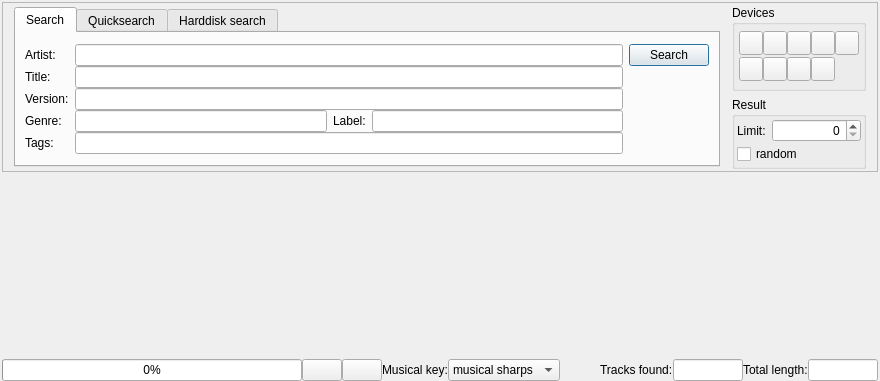
<?xml version="1.0" encoding="UTF-8"?>
<ui version="4.0">
 <class>searchClass</class>
 <widget class="QWidget" name="searchClass">
  <property name="geometry">
   <rect>
    <x>0</x>
    <y>0</y>
    <width>798</width>
    <height>381</height>
   </rect>
  </property>
  <property name="windowTitle">
   <string>WinMusik Search</string>
  </property>
  <property name="windowIcon">
   <iconset resource="../resources.qrc">
    <normaloff>:/devices48/resources/tr48x48-0012.png</normaloff>:/devices48/resources/tr48x48-0012.png</iconset>
  </property>
  <layout class="QVBoxLayout" name="verticalLayout_3">
   <property name="leftMargin">
    <number>2</number>
   </property>
   <property name="topMargin">
    <number>2</number>
   </property>
   <property name="rightMargin">
    <number>2</number>
   </property>
   <property name="bottomMargin">
    <number>0</number>
   </property>
   <item>
    <widget class="QFrame" name="frame">
     <property name="minimumSize">
      <size>
       <width>0</width>
       <height>0</height>
      </size>
     </property>
     <property name="maximumSize">
      <size>
       <width>16777215</width>
       <height>170</height>
      </size>
     </property>
     <property name="frameShape">
      <enum>QFrame::StyledPanel</enum>
     </property>
     <property name="frameShadow">
      <enum>QFrame::Raised</enum>
     </property>
     <layout class="QHBoxLayout" name="horizontalLayout">
      <property name="spacing">
       <number>6</number>
      </property>
      <property name="topMargin">
       <number>2</number>
      </property>
      <property name="bottomMargin">
       <number>2</number>
      </property>
      <item>
       <widget class="QTabWidget" name="tabWidget">
        <property name="enabled">
         <bool>true</bool>
        </property>
        <property name="maximumSize">
         <size>
          <width>16777215</width>
          <height>160</height>
         </size>
        </property>
        <property name="tabShape">
         <enum>QTabWidget::Rounded</enum>
        </property>
        <property name="currentIndex">
         <number>0</number>
        </property>
        <property name="elideMode">
         <enum>Qt::ElideNone</enum>
        </property>
        <property name="usesScrollButtons">
         <bool>true</bool>
        </property>
        <widget class="QWidget" name="tab">
         <attribute name="icon">
          <iconset resource="../resources.qrc">
           <normaloff>:/icons/resources/viewmag.png</normaloff>:/icons/resources/viewmag.png</iconset>
         </attribute>
         <attribute name="title">
          <string>Search</string>
         </attribute>
         <layout class="QVBoxLayout" name="verticalLayout">
          <property name="spacing">
           <number>2</number>
          </property>
          <property name="margin">
           <number>9</number>
          </property>
          <item>
           <layout class="QGridLayout">
            <property name="horizontalSpacing">
             <number>6</number>
            </property>
            <property name="verticalSpacing">
             <number>0</number>
            </property>
            <item row="0" column="0">
             <widget class="QLabel" name="label">
              <property name="text">
               <string>Artist:</string>
              </property>
             </widget>
            </item>
            <item row="0" column="1">
             <widget class="QLineEdit" name="artist"/>
            </item>
            <item row="1" column="0">
             <widget class="QLabel" name="label_2">
              <property name="text">
               <string>Title:</string>
              </property>
             </widget>
            </item>
            <item row="1" column="1">
             <widget class="QLineEdit" name="title"/>
            </item>
            <item row="2" column="0">
             <widget class="QLabel" name="label_6">
              <property name="text">
               <string>Version:</string>
              </property>
             </widget>
            </item>
            <item row="3" column="0">
             <widget class="QLabel" name="label_7">
              <property name="text">
               <string>Genre:</string>
              </property>
             </widget>
            </item>
            <item row="4" column="0">
             <widget class="QLabel" name="label_8">
              <property name="text">
               <string>Tags:</string>
              </property>
             </widget>
            </item>
            <item row="2" column="1">
             <widget class="QLineEdit" name="version"/>
            </item>
            <item row="4" column="1">
             <widget class="QLineEdit" name="tags"/>
            </item>
            <item row="0" column="2">
             <widget class="QPushButton" name="searchButton">
              <property name="text">
               <string>Search</string>
              </property>
              <property name="icon">
               <iconset resource="../resources.qrc">
                <normaloff>:/icons/resources/next.png</normaloff>:/icons/resources/next.png</iconset>
              </property>
              <property name="iconSize">
               <size>
                <width>16</width>
                <height>16</height>
               </size>
              </property>
              <property name="autoDefault">
               <bool>true</bool>
              </property>
              <property name="default">
               <bool>true</bool>
              </property>
             </widget>
            </item>
            <item row="3" column="1">
             <layout class="QHBoxLayout" name="horizontalLayout_8">
              <item>
               <widget class="QLineEdit" name="genre"/>
              </item>
              <item>
               <widget class="QLabel" name="label_12">
                <property name="text">
                 <string>Label:</string>
                </property>
               </widget>
              </item>
              <item>
               <widget class="QLineEdit" name="recordLabel"/>
              </item>
             </layout>
            </item>
           </layout>
          </item>
         </layout>
        </widget>
        <widget class="QWidget" name="tab_2">
         <attribute name="title">
          <string>Quicksearch</string>
         </attribute>
         <layout class="QVBoxLayout" name="verticalLayout_4">
          <property name="spacing">
           <number>0</number>
          </property>
          <item>
           <layout class="QFormLayout" name="formLayout">
            <property name="horizontalSpacing">
             <number>6</number>
            </property>
            <property name="verticalSpacing">
             <number>2</number>
            </property>
            <property name="topMargin">
             <number>0</number>
            </property>
            <item row="1" column="0">
             <widget class="QLabel" name="label_4">
              <property name="text">
               <string>Query:</string>
              </property>
             </widget>
            </item>
            <item row="1" column="1">
             <layout class="QHBoxLayout" name="horizontalLayout_3">
              <property name="spacing">
               <number>6</number>
              </property>
              <item>
               <widget class="QLineEdit" name="query"/>
              </item>
              <item>
               <widget class="QPushButton" name="quicksearchButton">
                <property name="text">
                 <string>Search</string>
                </property>
                <property name="icon">
                 <iconset resource="../resources.qrc">
                  <normaloff>:/icons/resources/next.png</normaloff>:/icons/resources/next.png</iconset>
                </property>
                <property name="iconSize">
                 <size>
                  <width>16</width>
                  <height>16</height>
                 </size>
                </property>
                <property name="default">
                 <bool>true</bool>
                </property>
               </widget>
              </item>
             </layout>
            </item>
            <item row="2" column="0">
             <widget class="QLabel" name="label_9">
              <property name="sizePolicy">
               <sizepolicy hsizetype="Preferred" vsizetype="Preferred">
                <horstretch>0</horstretch>
                <verstretch>0</verstretch>
               </sizepolicy>
              </property>
              <property name="text">
               <string>Search in:</string>
              </property>
              <property name="alignment">
               <set>Qt::AlignLeading|Qt::AlignLeft|Qt::AlignVCenter</set>
              </property>
             </widget>
            </item>
            <item row="2" column="1">
             <layout class="QHBoxLayout" name="horizontalLayout_7">
              <property name="topMargin">
               <number>0</number>
              </property>
              <item>
               <layout class="QGridLayout" name="gridLayout">
                <property name="horizontalSpacing">
                 <number>6</number>
                </property>
                <property name="verticalSpacing">
                 <number>2</number>
                </property>
                <item row="0" column="0">
                 <widget class="QCheckBox" name="searchArtist">
                  <property name="text">
                   <string>Artist</string>
                  </property>
                  <property name="checked">
                   <bool>true</bool>
                  </property>
                 </widget>
                </item>
                <item row="0" column="1">
                 <widget class="QCheckBox" name="searchTitle">
                  <property name="text">
                   <string>Title</string>
                  </property>
                  <property name="checked">
                   <bool>true</bool>
                  </property>
                 </widget>
                </item>
                <item row="0" column="2">
                 <widget class="QCheckBox" name="searchVersion">
                  <property name="text">
                   <string>Version</string>
                  </property>
                  <property name="checked">
                   <bool>true</bool>
                  </property>
                 </widget>
                </item>
                <item row="0" column="3">
                 <widget class="QCheckBox" name="searchGenre">
                  <property name="text">
                   <string>Genre</string>
                  </property>
                  <property name="checked">
                   <bool>true</bool>
                  </property>
                 </widget>
                </item>
                <item row="1" column="0">
                 <widget class="QCheckBox" name="searchAlbum">
                  <property name="text">
                   <string>Album</string>
                  </property>
                  <property name="checked">
                   <bool>true</bool>
                  </property>
                 </widget>
                </item>
                <item row="1" column="1">
                 <widget class="QCheckBox" name="searchRemarks">
                  <property name="text">
                   <string>Remarks</string>
                  </property>
                  <property name="checked">
                   <bool>true</bool>
                  </property>
                 </widget>
                </item>
                <item row="1" column="2">
                 <widget class="QCheckBox" name="searchTags">
                  <property name="text">
                   <string>Tags</string>
                  </property>
                  <property name="checked">
                   <bool>true</bool>
                  </property>
                 </widget>
                </item>
                <item row="1" column="3">
                 <widget class="QCheckBox" name="searchLabel">
                  <property name="text">
                   <string>Label</string>
                  </property>
                  <property name="checked">
                   <bool>true</bool>
                  </property>
                 </widget>
                </item>
               </layout>
              </item>
              <item>
               <spacer name="horizontalSpacer_3">
                <property name="orientation">
                 <enum>Qt::Horizontal</enum>
                </property>
                <property name="sizeHint" stdset="0">
                 <size>
                  <width>40</width>
                  <height>20</height>
                 </size>
                </property>
               </spacer>
              </item>
             </layout>
            </item>
           </layout>
          </item>
          <item>
           <spacer name="verticalSpacer_4">
            <property name="orientation">
             <enum>Qt::Vertical</enum>
            </property>
            <property name="sizeHint" stdset="0">
             <size>
              <width>20</width>
              <height>40</height>
             </size>
            </property>
           </spacer>
          </item>
          <item>
           <layout class="QHBoxLayout" name="horizontalLayout_4">
            <item>
             <widget class="QCheckBox" name="watchClipboard">
              <property name="text">
               <string>watch Clipboard</string>
              </property>
             </widget>
            </item>
           </layout>
          </item>
         </layout>
        </widget>
        <widget class="QWidget" name="Seite">
         <attribute name="title">
          <string>Harddisk search</string>
         </attribute>
         <layout class="QVBoxLayout" name="verticalLayout_5">
          <item>
           <layout class="QHBoxLayout" name="horizontalLayout_5">
            <item>
             <widget class="QLabel" name="label_5">
              <property name="text">
               <string>Query:</string>
              </property>
             </widget>
            </item>
            <item>
             <widget class="QLineEdit" name="query_harddisk"/>
            </item>
            <item>
             <widget class="QPushButton" name="hardDiskSearchButton">
              <property name="text">
               <string>Search</string>
              </property>
              <property name="icon">
               <iconset resource="../resources.qrc">
                <normaloff>:/icons/resources/next.png</normaloff>:/icons/resources/next.png</iconset>
              </property>
              <property name="iconSize">
               <size>
                <width>16</width>
                <height>16</height>
               </size>
              </property>
              <property name="default">
               <bool>true</bool>
              </property>
             </widget>
            </item>
           </layout>
          </item>
          <item>
           <spacer name="verticalSpacer_3">
            <property name="orientation">
             <enum>Qt::Vertical</enum>
            </property>
            <property name="sizeHint" stdset="0">
             <size>
              <width>20</width>
              <height>40</height>
             </size>
            </property>
           </spacer>
          </item>
          <item>
           <layout class="QHBoxLayout" name="horizontalLayout_6">
            <item>
             <widget class="QCheckBox" name="watchClipboardHarddisk">
              <property name="text">
               <string>watch Clipboard</string>
              </property>
             </widget>
            </item>
           </layout>
          </item>
         </layout>
        </widget>
       </widget>
      </item>
      <item>
       <layout class="QVBoxLayout" name="verticalLayout_6">
        <property name="leftMargin">
         <number>6</number>
        </property>
        <item>
         <widget class="QGroupBox" name="groupBox">
          <property name="sizePolicy">
           <sizepolicy hsizetype="Preferred" vsizetype="Expanding">
            <horstretch>0</horstretch>
            <verstretch>0</verstretch>
           </sizepolicy>
          </property>
          <property name="title">
           <string>Devices</string>
          </property>
          <property name="flat">
           <bool>false</bool>
          </property>
          <layout class="QGridLayout" name="_2">
           <property name="margin">
            <number>4</number>
           </property>
           <property name="spacing">
            <number>0</number>
           </property>
           <item row="0" column="0">
            <widget class="QToolButton" name="traeger_1">
             <property name="minimumSize">
              <size>
               <width>24</width>
               <height>24</height>
              </size>
             </property>
             <property name="focusPolicy">
              <enum>Qt::NoFocus</enum>
             </property>
             <property name="autoFillBackground">
              <bool>false</bool>
             </property>
             <property name="text">
              <string/>
             </property>
             <property name="icon">
              <iconset resource="../resources.qrc">
               <normaloff>:/devices25/resources/tr25x25-0001.png</normaloff>:/devices25/resources/tr25x25-0001.png</iconset>
             </property>
             <property name="iconSize">
              <size>
               <width>16</width>
               <height>16</height>
              </size>
             </property>
             <property name="checkable">
              <bool>true</bool>
             </property>
            </widget>
           </item>
           <item row="0" column="1">
            <widget class="QToolButton" name="traeger_2">
             <property name="minimumSize">
              <size>
               <width>24</width>
               <height>24</height>
              </size>
             </property>
             <property name="focusPolicy">
              <enum>Qt::NoFocus</enum>
             </property>
             <property name="text">
              <string/>
             </property>
             <property name="icon">
              <iconset resource="../resources.qrc">
               <normaloff>:/devices25/resources/tr25x25-0002.png</normaloff>:/devices25/resources/tr25x25-0002.png</iconset>
             </property>
             <property name="iconSize">
              <size>
               <width>16</width>
               <height>16</height>
              </size>
             </property>
             <property name="checkable">
              <bool>true</bool>
             </property>
            </widget>
           </item>
           <item row="0" column="2">
            <widget class="QToolButton" name="traeger_3">
             <property name="minimumSize">
              <size>
               <width>24</width>
               <height>24</height>
              </size>
             </property>
             <property name="focusPolicy">
              <enum>Qt::NoFocus</enum>
             </property>
             <property name="text">
              <string/>
             </property>
             <property name="icon">
              <iconset resource="../resources.qrc">
               <normaloff>:/devices25/resources/tr25x25-0003.png</normaloff>:/devices25/resources/tr25x25-0003.png</iconset>
             </property>
             <property name="iconSize">
              <size>
               <width>16</width>
               <height>16</height>
              </size>
             </property>
             <property name="checkable">
              <bool>true</bool>
             </property>
            </widget>
           </item>
           <item row="0" column="3">
            <widget class="QToolButton" name="traeger_4">
             <property name="minimumSize">
              <size>
               <width>24</width>
               <height>24</height>
              </size>
             </property>
             <property name="focusPolicy">
              <enum>Qt::NoFocus</enum>
             </property>
             <property name="text">
              <string/>
             </property>
             <property name="icon">
              <iconset resource="../resources.qrc">
               <normaloff>:/devices25/resources/tr25x25-0004.png</normaloff>:/devices25/resources/tr25x25-0004.png</iconset>
             </property>
             <property name="iconSize">
              <size>
               <width>16</width>
               <height>16</height>
              </size>
             </property>
             <property name="checkable">
              <bool>true</bool>
             </property>
            </widget>
           </item>
           <item row="0" column="4">
            <widget class="QToolButton" name="traeger_5">
             <property name="minimumSize">
              <size>
               <width>24</width>
               <height>24</height>
              </size>
             </property>
             <property name="focusPolicy">
              <enum>Qt::NoFocus</enum>
             </property>
             <property name="text">
              <string/>
             </property>
             <property name="icon">
              <iconset resource="../resources.qrc">
               <normaloff>:/devices25/resources/tr25x25-0005.png</normaloff>:/devices25/resources/tr25x25-0005.png</iconset>
             </property>
             <property name="iconSize">
              <size>
               <width>16</width>
               <height>16</height>
              </size>
             </property>
             <property name="checkable">
              <bool>true</bool>
             </property>
            </widget>
           </item>
           <item row="1" column="0">
            <widget class="QToolButton" name="traeger_6">
             <property name="minimumSize">
              <size>
               <width>24</width>
               <height>24</height>
              </size>
             </property>
             <property name="focusPolicy">
              <enum>Qt::NoFocus</enum>
             </property>
             <property name="text">
              <string/>
             </property>
             <property name="icon">
              <iconset resource="../resources.qrc">
               <normaloff>:/devices25/resources/tr25x25-0006.png</normaloff>:/devices25/resources/tr25x25-0006.png</iconset>
             </property>
             <property name="iconSize">
              <size>
               <width>16</width>
               <height>16</height>
              </size>
             </property>
             <property name="checkable">
              <bool>true</bool>
             </property>
            </widget>
           </item>
           <item row="1" column="1">
            <widget class="QToolButton" name="traeger_7">
             <property name="minimumSize">
              <size>
               <width>24</width>
               <height>24</height>
              </size>
             </property>
             <property name="focusPolicy">
              <enum>Qt::NoFocus</enum>
             </property>
             <property name="text">
              <string/>
             </property>
             <property name="icon">
              <iconset resource="../resources.qrc">
               <normaloff>:/devices25/resources/tr25x25-0007.png</normaloff>:/devices25/resources/tr25x25-0007.png</iconset>
             </property>
             <property name="iconSize">
              <size>
               <width>16</width>
               <height>16</height>
              </size>
             </property>
             <property name="checkable">
              <bool>true</bool>
             </property>
            </widget>
           </item>
           <item row="1" column="2">
            <widget class="QToolButton" name="traeger_8">
             <property name="minimumSize">
              <size>
               <width>24</width>
               <height>24</height>
              </size>
             </property>
             <property name="focusPolicy">
              <enum>Qt::NoFocus</enum>
             </property>
             <property name="text">
              <string/>
             </property>
             <property name="icon">
              <iconset resource="../resources.qrc">
               <normaloff>:/devices25/resources/tr25x25-0008.png</normaloff>:/devices25/resources/tr25x25-0008.png</iconset>
             </property>
             <property name="iconSize">
              <size>
               <width>16</width>
               <height>16</height>
              </size>
             </property>
             <property name="checkable">
              <bool>true</bool>
             </property>
            </widget>
           </item>
           <item row="1" column="3">
            <widget class="QToolButton" name="traeger_9">
             <property name="minimumSize">
              <size>
               <width>24</width>
               <height>24</height>
              </size>
             </property>
             <property name="focusPolicy">
              <enum>Qt::NoFocus</enum>
             </property>
             <property name="text">
              <string/>
             </property>
             <property name="icon">
              <iconset resource="../resources.qrc">
               <normaloff>:/devices25/resources/tr25x25-0009.png</normaloff>:/devices25/resources/tr25x25-0009.png</iconset>
             </property>
             <property name="iconSize">
              <size>
               <width>16</width>
               <height>16</height>
              </size>
             </property>
             <property name="checkable">
              <bool>true</bool>
             </property>
            </widget>
           </item>
          </layout>
         </widget>
        </item>
        <item>
         <widget class="QGroupBox" name="groupBox_2">
          <property name="title">
           <string>Result</string>
          </property>
          <layout class="QVBoxLayout" name="verticalLayout_7">
           <property name="spacing">
            <number>2</number>
           </property>
           <property name="margin">
            <number>2</number>
           </property>
           <item>
            <layout class="QFormLayout" name="formLayout_2">
             <property name="fieldGrowthPolicy">
              <enum>QFormLayout::AllNonFixedFieldsGrow</enum>
             </property>
             <property name="topMargin">
              <number>0</number>
             </property>
             <item row="0" column="0">
              <widget class="QLabel" name="label_10">
               <property name="text">
                <string>Limit:</string>
               </property>
              </widget>
             </item>
             <item row="0" column="1">
              <widget class="QSpinBox" name="limitResultSpinBox">
               <property name="alignment">
                <set>Qt::AlignRight|Qt::AlignTrailing|Qt::AlignVCenter</set>
               </property>
               <property name="maximum">
                <number>999999999</number>
               </property>
              </widget>
             </item>
            </layout>
           </item>
           <item>
            <widget class="QCheckBox" name="randomResultCheckBox">
             <property name="text">
              <string>random</string>
             </property>
            </widget>
           </item>
          </layout>
         </widget>
        </item>
       </layout>
      </item>
     </layout>
    </widget>
   </item>
   <item>
    <widget class="QWidget" name="listWidget" native="true">
     <property name="sizePolicy">
      <sizepolicy hsizetype="Expanding" vsizetype="Expanding">
       <horstretch>0</horstretch>
       <verstretch>0</verstretch>
      </sizepolicy>
     </property>
     <layout class="QVBoxLayout" name="verticalLayout_2">
      <property name="spacing">
       <number>0</number>
      </property>
      <property name="margin">
       <number>0</number>
      </property>
     </layout>
    </widget>
   </item>
   <item>
    <layout class="QHBoxLayout" name="horizontalLayout_2">
     <property name="spacing">
      <number>0</number>
     </property>
     <item>
      <widget class="QProgressBar" name="progressBar">
       <property name="minimumSize">
        <size>
         <width>300</width>
         <height>0</height>
        </size>
       </property>
       <property name="value">
        <number>0</number>
       </property>
      </widget>
     </item>
     <item>
      <spacer name="horizontalSpacer_2">
       <property name="orientation">
        <enum>Qt::Horizontal</enum>
       </property>
       <property name="sizeHint" stdset="0">
        <size>
         <width>40</width>
         <height>20</height>
        </size>
       </property>
      </spacer>
     </item>
     <item>
      <widget class="QPushButton" name="markAllButton">
       <property name="toolTip">
        <string>select all</string>
       </property>
       <property name="text">
        <string/>
       </property>
       <property name="icon">
        <iconset resource="../resources.qrc">
         <normaloff>:/icons/resources/frame_text.png</normaloff>:/icons/resources/frame_text.png</iconset>
       </property>
      </widget>
     </item>
     <item>
      <widget class="QPushButton" name="markNoneButton">
       <property name="toolTip">
        <string>unselect all</string>
       </property>
       <property name="text">
        <string/>
       </property>
       <property name="icon">
        <iconset resource="../resources.qrc">
         <normaloff>:/icons/resources/eraser.png</normaloff>:/icons/resources/eraser.png</iconset>
       </property>
      </widget>
     </item>
     <item>
      <widget class="QLabel" name="label_23">
       <property name="text">
        <string>Musical key:</string>
       </property>
      </widget>
     </item>
     <item>
      <widget class="QComboBox" name="displayMusicKey">
       <item>
        <property name="text">
         <string>musical sharps</string>
        </property>
       </item>
       <item>
        <property name="text">
         <string>open key</string>
        </property>
       </item>
       <item>
        <property name="text">
         <string>custom format</string>
        </property>
       </item>
      </widget>
     </item>
     <item>
      <spacer name="horizontalSpacer">
       <property name="orientation">
        <enum>Qt::Horizontal</enum>
       </property>
       <property name="sizeType">
        <enum>QSizePolicy::MinimumExpanding</enum>
       </property>
       <property name="sizeHint" stdset="0">
        <size>
         <width>40</width>
         <height>20</height>
        </size>
       </property>
      </spacer>
     </item>
     <item>
      <widget class="QLabel" name="label_3">
       <property name="text">
        <string>Tracks found:</string>
       </property>
      </widget>
     </item>
     <item>
      <widget class="QLineEdit" name="numTracks">
       <property name="sizePolicy">
        <sizepolicy hsizetype="Fixed" vsizetype="Fixed">
         <horstretch>0</horstretch>
         <verstretch>0</verstretch>
        </sizepolicy>
       </property>
       <property name="minimumSize">
        <size>
         <width>70</width>
         <height>0</height>
        </size>
       </property>
       <property name="maximumSize">
        <size>
         <width>100</width>
         <height>16777215</height>
        </size>
       </property>
       <property name="focusPolicy">
        <enum>Qt::NoFocus</enum>
       </property>
       <property name="alignment">
        <set>Qt::AlignRight|Qt::AlignTrailing|Qt::AlignVCenter</set>
       </property>
       <property name="readOnly">
        <bool>true</bool>
       </property>
      </widget>
     </item>
     <item>
      <widget class="QLabel" name="label_11">
       <property name="text">
        <string>Total length:</string>
       </property>
      </widget>
     </item>
     <item>
      <widget class="QLineEdit" name="totalLength">
       <property name="sizePolicy">
        <sizepolicy hsizetype="Fixed" vsizetype="Fixed">
         <horstretch>0</horstretch>
         <verstretch>0</verstretch>
        </sizepolicy>
       </property>
       <property name="minimumSize">
        <size>
         <width>70</width>
         <height>0</height>
        </size>
       </property>
       <property name="maximumSize">
        <size>
         <width>100</width>
         <height>16777215</height>
        </size>
       </property>
       <property name="focusPolicy">
        <enum>Qt::NoFocus</enum>
       </property>
       <property name="alignment">
        <set>Qt::AlignRight|Qt::AlignTrailing|Qt::AlignVCenter</set>
       </property>
       <property name="readOnly">
        <bool>true</bool>
       </property>
      </widget>
     </item>
    </layout>
   </item>
  </layout>
 </widget>
 <layoutdefault spacing="6" margin="11"/>
 <tabstops>
  <tabstop>artist</tabstop>
  <tabstop>title</tabstop>
  <tabstop>version</tabstop>
  <tabstop>tags</tabstop>
  <tabstop>markAllButton</tabstop>
  <tabstop>markNoneButton</tabstop>
  <tabstop>query</tabstop>
  <tabstop>quicksearchButton</tabstop>
  <tabstop>tabWidget</tabstop>
  <tabstop>watchClipboard</tabstop>
  <tabstop>query_harddisk</tabstop>
  <tabstop>hardDiskSearchButton</tabstop>
  <tabstop>watchClipboardHarddisk</tabstop>
 </tabstops>
 <resources>
  <include location="../resources.qrc"/>
 </resources>
 <connections/>
</ui>
